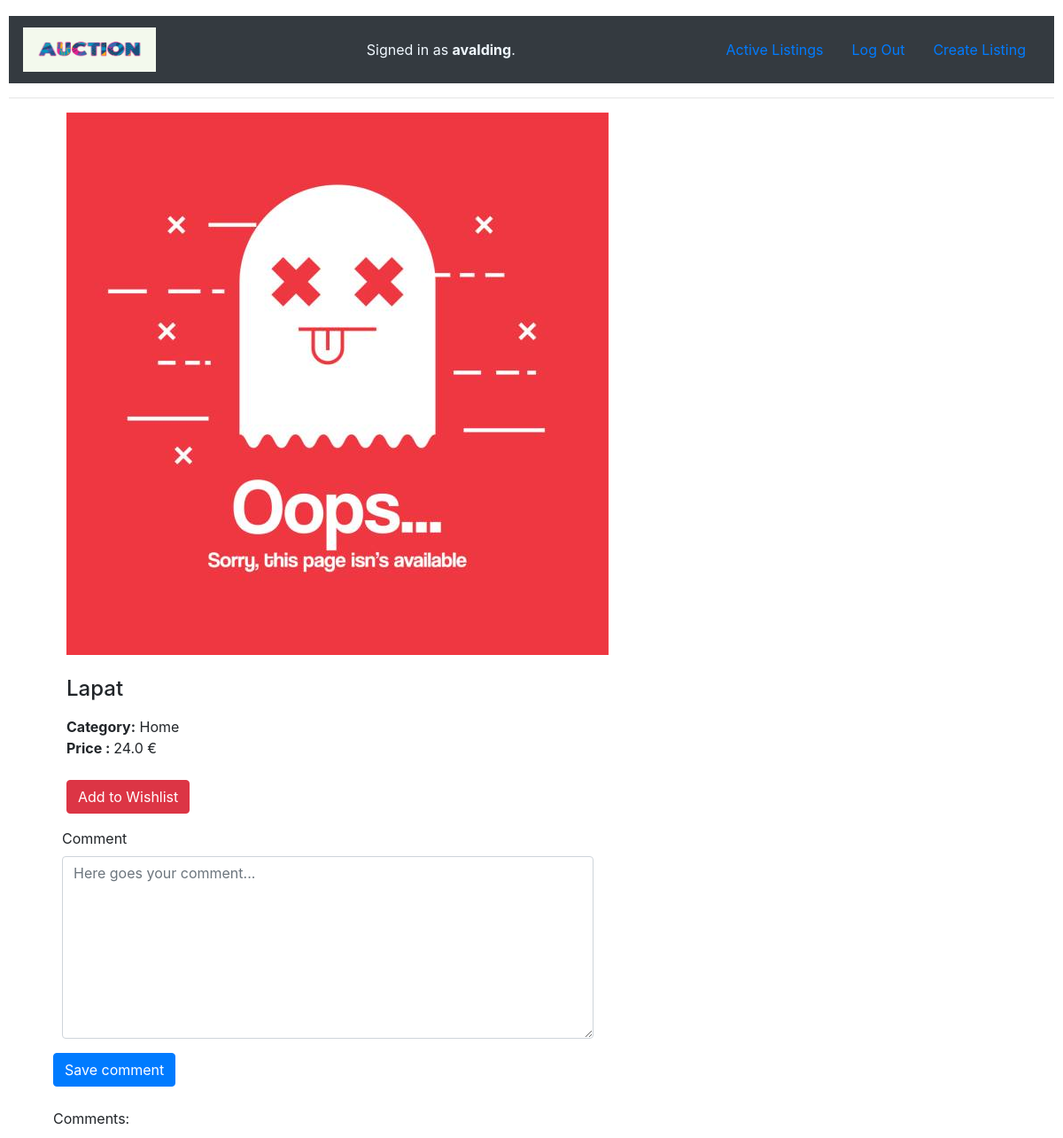
Screenshot of /details/3 (signed in) with the database file from the repository.
### auctions/models.py (models this page shows, shortened)
class User(AbstractUser):
    pass

class AuctionListing(models.Model):
    NotDefined = "NotDefined"
    CATEGORIES = (
        (NotDefined, "Not defined"),
        ("Fashion", "Fashion"),
        ("Toys", "Toys"),
        ("Electronics", "Electronics"),
        ("Home", "Home"),
        ("Car", "Car"),
        ("Travel", "Travel"),
        ("Fun", "Fun"),
    )
    item = models.CharField(max_length=125)
    description = models.CharField(blank=True, max_length=300)
    category = models.CharField(max_length=25, choices=CATEGORIES)
    sold = models.BooleanField()
    price = models.FloatField(validators=[MinValueValidator(0.01)])
    image = models.CharField(blank=True, max_length=250)
    itemAdded = models.DateTimeField(auto_now_add=True)
    startingBid = models.FloatField(default=0, validators=[MinValueValidator(0.01)])

### auctions/views.py (the view)
# urls.py: path("details/<int:item_id>", views.details, name="details"),
def details(request, item_id):
    item = AuctionListing.objects.get(pk=item_id)
    form = CommentForm()
    comments = Comment.objects.filter(item=item_id)
    return render(request, "auctions/details.html", {
        "item": item, "form": form, "comments":comments
    })

### auctions/views.py
class CommentForm(forms.ModelForm):
    class Meta:
        model = Comment
        exclude = ['time']
        widgets = {
            'comment': Textarea(attrs={'cols': 100, 'rows': 8}),
        }
    def __init__(self, *args, **kwargs):
        super().__init__(*args, **kwargs)
        self.fields['comment'].required = False
        self.fields["comment"].widget.attrs["placeholder"] = "Here goes your comment..."
        self.helper = FormHelper()
        self.helper.layout = Layout(
            Row(
            'comment', css_class='form-group col-md-7 mb-0',
            ),
            Submit('submit', 'Save comment')
        )

### auctions/templates/auctions/details.html (shortened to what this page needs)
{% extends "auctions/layout.html" %}
{% load crispy_forms_tags%}
{% block body %}
    <div class="container bootdey">
        <div class="col-md-12">
        <section class="panel">
              <div class="panel-body">
                  <div class="col-md-6">
                    {% if item.image %}
                      <div class="pro-img-list">
                        <img class="card-img-top" src={{ item.image }} alt="Card image cap">
                      </div>
                      {% else %}
                      <div class="pro-img-details">
                        {% load static %}
                        <img src="{% static 'auctions/NoPicture.jpg' %}" alt="No Picture Available">
                    </div>
                    {% endif %}
                  </div>
                  <br>
                  <div class="col-md-6">
                      <h4 class="pro-d-title">
                        {{item.item}}
                      </h4>
                      <div class="product_meta">
                          <span class="posted_in"> <strong>Category:</strong> {{item.category}} </span>
                      </div>
                      <div class="m-bot15"> <strong>Price : </strong> <span class="pro-price"> {{item.price}} €</span></div>
                      <br>
                      <p>
                          <button class="btn btn-round btn-danger" type="button"> Add to Wishlist</button>
                      </p>
                  </div>
                  <form action="{% url 'comment' item.id %}" autocomplete="off" method="post">
                    {% crispy form %}
                    <br>
                </form>
                Comments:
                <br>
              </div>
          </section>
          </div>
          </div>
{% endblock %}

### auctions/templates/auctions/layout.html (shortened to what this page needs)
{% load static %}
<!DOCTYPE html>
<html lang="en">
    <head>
        <link rel="stylesheet" href="https://stackpath.bootstrapcdn.com/bootstrap/4.4.1/css/bootstrap.min.css">
        <link href="{% static 'auctions/styles.css' %}" rel="stylesheet">
    </head>
    <body>
        <nav class="navbar navbar-dark bg-dark">
            {% load static %}
            <img class="navbar-brand" src="{% static 'auctions/auction.jpg' %}" alt="" width="150" height="60" class="d-inline-block align-top">
        <div style="color:aliceblue">
            {% if user.is_authenticated %}
                Signed in as <strong>{{ user.username }}</strong>.
            {% else %}
                Not signed in.
            {% endif %}
        </div>
        <ul class="nav">
            <li class="nav-item">
                <a class="nav-link" href="{% url 'index' %}">Active Listings</a>
            </li>
            {% if user.is_authenticated %}
                <li class="nav-item">
                    <a class="nav-link" href="{% url 'logout' %}">Log Out</a>
                </li>
                <li class="nav-item">
                    <a class="nav-link" href="{% url 'create' %}">Create Listing</a>
                </li>
            {% endif %}
        </ul>
    </nav>
        <hr>
        {% block body %}
        {% endblock %}
    </body>
</html>

### auctions/static/auctions/styles.css (style rules this page uses)
body { padding: 10px; }

### rows the page displays
User: username "avalding"
AuctionListing: item "Lapat", category "Home", price "24.0"
